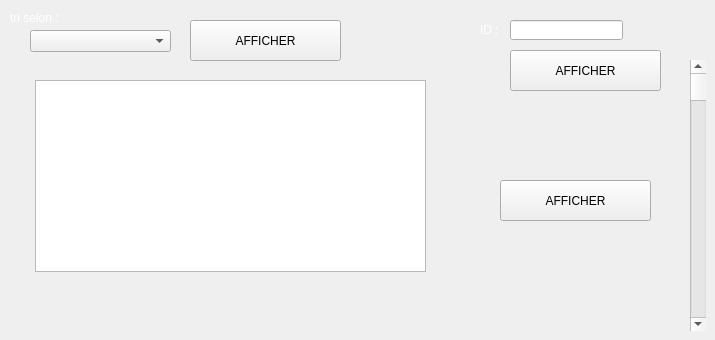
      <widget class="QWidget" name="tab_7">
       <attribute name="title">
        <string>afficher</string>
       </attribute>
       <widget class="QLabel" name="label_5">
        <property name="geometry">
         <rect>
          <x>10</x>
          <y>10</y>
          <width>71</width>
          <height>16</height>
         </rect>
        </property>
        <property name="palette">
         <palette>
          <active>
           <colorrole role="WindowText">
            <brush brushstyle="SolidPattern">
             <color alpha="255">
              <red>255</red>
              <green>255</green>
              <blue>255</blue>
             </color>
            </brush>
           </colorrole>
           <colorrole role="Button">
            <brush brushstyle="SolidPattern">
             <color alpha="255">
              <red>61</red>
              <green>170</green>
              <blue>163</blue>
             </color>
            </brush>
           </colorrole>
           <colorrole role="Text">
            <brush brushstyle="SolidPattern">
             <color alpha="255">
              <red>255</red>
              <green>255</green>
              <blue>255</blue>
             </color>
            </brush>
           </colorrole>
           <colorrole role="BrightText">
            <brush brushstyle="SolidPattern">
             <color alpha="255">
              <red>255</red>
              <green>255</green>
              <blue>255</blue>
             </color>
            </brush>
           </colorrole>
           <colorrole role="Base">
            <brush brushstyle="SolidPattern">
             <color alpha="255">
              <red>61</red>
              <green>170</green>
              <blue>163</blue>
             </color>
            </brush>
           </colorrole>
           <colorrole role="Window">
            <brush brushstyle="SolidPattern">
             <color alpha="255">
              <red>61</red>
              <green>170</green>
              <blue>163</blue>
             </color>
            </brush>
           </colorrole>
           <colorrole role="PlaceholderText">
            <brush brushstyle="NoBrush">
             <color alpha="128">
              <red>255</red>
              <green>255</green>
              <blue>255</blue>
             </color>
            </brush>
           </colorrole>
          </active>
          <inactive>
           <colorrole role="WindowText">
            <brush brushstyle="SolidPattern">
             <color alpha="255">
              <red>255</red>
              <green>255</green>
              <blue>255</blue>
             </color>
            </brush>
           </colorrole>
           <colorrole role="Button">
            <brush brushstyle="SolidPattern">
             <color alpha="255">
              <red>61</red>
              <green>170</green>
              <blue>163</blue>
             </color>
            </brush>
           </colorrole>
           <colorrole role="Text">
            <brush brushstyle="SolidPattern">
             <color alpha="255">
              <red>255</red>
              <green>255</green>
              <blue>255</blue>
             </color>
            </brush>
           </colorrole>
           <colorrole role="BrightText">
            <brush brushstyle="SolidPattern">
             <color alpha="255">
              <red>255</red>
              <green>255</green>
              <blue>255</blue>
             </color>
            </brush>
           </colorrole>
           <colorrole role="Base">
            <brush brushstyle="SolidPattern">
             <color alpha="255">
              <red>61</red>
              <green>170</green>
              <blue>163</blue>
             </color>
            </brush>
           </colorrole>
           <colorrole role="Window">
            <brush brushstyle="SolidPattern">
             <color alpha="255">
              <red>61</red>
              <green>170</green>
              <blue>163</blue>
             </color>
            </brush>
           </colorrole>
           <colorrole role="PlaceholderText">
            <brush brushstyle="NoBrush">
             <color alpha="128">
              <red>255</red>
              <green>255</green>
              <blue>255</blue>
             </color>
            </brush>
           </colorrole>
          </inactive>
          <disabled>
           <colorrole role="WindowText">
            <brush brushstyle="SolidPattern">
             <color alpha="255">
              <red>39</red>
              <green>175</green>
              <blue>175</blue>
             </color>
            </brush>
           </colorrole>
           <colorrole role="Button">
            <brush brushstyle="SolidPattern">
             <color alpha="255">
              <red>61</red>
              <green>170</green>
              <blue>163</blue>
             </color>
            </brush>
           </colorrole>
           <colorrole role="Text">
            <brush brushstyle="SolidPattern">
             <color alpha="255">
              <red>39</red>
              <green>175</green>
              <blue>175</blue>
             </color>
            </brush>
           </colorrole>
           <colorrole role="BrightText">
            <brush brushstyle="SolidPattern">
             <color alpha="255">
              <red>255</red>
              <green>255</green>
              <blue>255</blue>
             </color>
            </brush>
           </colorrole>
           <colorrole role="Base">
            <brush brushstyle="SolidPattern">
             <color alpha="255">
              <red>61</red>
              <green>170</green>
              <blue>163</blue>
             </color>
            </brush>
           </colorrole>
           <colorrole role="Window">
            <brush brushstyle="SolidPattern">
             <color alpha="255">
              <red>61</red>
              <green>170</green>
              <blue>163</blue>
             </color>
            </brush>
           </colorrole>
           <colorrole role="PlaceholderText">
            <brush brushstyle="NoBrush">
             <color alpha="128">
              <red>255</red>
              <green>255</green>
              <blue>255</blue>
             </color>
            </brush>
           </colorrole>
          </disabled>
         </palette>
        </property>
        <property name="text">
         <string>tri selon :  </string>
        </property>
       </widget>
       <widget class="QScrollBar" name="verticalScrollBar">
        <property name="geometry">
         <rect>
          <x>690</x>
          <y>60</y>
          <width>16</width>
          <height>271</height>
         </rect>
        </property>
        <property name="styleSheet">
         <string notr="true">background-color: none;</string>
        </property>
        <property name="orientation">
         <enum>Qt::Vertical</enum>
        </property>
       </widget>
       <widget class="QTableView" name="tabev">
        <property name="geometry">
         <rect>
          <x>35</x>
          <y>80</y>
          <width>391</width>
          <height>192</height>
         </rect>
        </property>
        <property name="styleSheet">
         <string notr="true">background-color:none;</string>
        </property>
       </widget>
       <widget class="QPushButton" name="pushButton_8">
        <property name="geometry">
         <rect>
          <x>190</x>
          <y>20</y>
          <width>151</width>
          <height>41</height>
         </rect>
        </property>
        <property name="styleSheet">
         <string notr="true">background-color:none;</string>
        </property>
        <property name="text">
         <string>AFFICHER</string>
        </property>
       </widget>
       <widget class="QComboBox" name="comboBox">
        <property name="geometry">
         <rect>
          <x>30</x>
          <y>30</y>
          <width>141</width>
          <height>22</height>
         </rect>
        </property>
        <property name="styleSheet">
         <string notr="true">background-color:none;</string>
        </property>
       </widget>
       <widget class="QLabel" name="label_17">
        <property name="geometry">
         <rect>
          <x>480</x>
          <y>20</y>
          <width>41</width>
          <height>20</height>
         </rect>
        </property>
        <property name="palette">
         <palette>
          <active>
           <colorrole role="WindowText">
            <brush brushstyle="SolidPattern">
             <color alpha="255">
              <red>255</red>
              <green>255</green>
              <blue>255</blue>
             </color>
            </brush>
           </colorrole>
           <colorrole role="Button">
            <brush brushstyle="SolidPattern">
             <color alpha="255">
              <red>61</red>
              <green>170</green>
              <blue>163</blue>
             </color>
            </brush>
           </colorrole>
           <colorrole role="Text">
            <brush brushstyle="SolidPattern">
             <color alpha="255">
              <red>255</red>
              <green>255</green>
              <blue>255</blue>
             </color>
            </brush>
           </colorrole>
           <colorrole role="BrightText">
            <brush brushstyle="SolidPattern">
             <color alpha="255">
              <red>255</red>
              <green>255</green>
              <blue>255</blue>
             </color>
            </brush>
           </colorrole>
           <colorrole role="Base">
            <brush brushstyle="SolidPattern">
             <color alpha="255">
              <red>61</red>
              <green>170</green>
              <blue>163</blue>
             </color>
            </brush>
           </colorrole>
           <colorrole role="Window">
            <brush brushstyle="SolidPattern">
             <color alpha="255">
              <red>61</red>
              <green>170</green>
              <blue>163</blue>
             </color>
            </brush>
           </colorrole>
           <colorrole role="PlaceholderText">
            <brush brushstyle="NoBrush">
             <color alpha="128">
              <red>255</red>
              <green>255</green>
              <blue>255</blue>
             </color>
            </brush>
           </colorrole>
          </active>
          <inactive>
           <colorrole role="WindowText">
            <brush brushstyle="SolidPattern">
             <color alpha="255">
              <red>255</red>
              <green>255</green>
              <blue>255</blue>
             </color>
            </brush>
           </colorrole>
           <colorrole role="Button">
            <brush brushstyle="SolidPattern">
             <color alpha="255">
              <red>61</red>
              <green>170</green>
              <blue>163</blue>
             </color>
            </brush>
           </colorrole>
           <colorrole role="Text">
            <brush brushstyle="SolidPattern">
             <color alpha="255">
              <red>255</red>
              <green>255</green>
              <blue>255</blue>
             </color>
            </brush>
           </colorrole>
           <colorrole role="BrightText">
            <brush brushstyle="SolidPattern">
             <color alpha="255">
              <red>255</red>
              <green>255</green>
              <blue>255</blue>
             </color>
            </brush>
           </colorrole>
           <colorrole role="Base">
            <brush brushstyle="SolidPattern">
             <color alpha="255">
              <red>61</red>
              <green>170</green>
              <blue>163</blue>
             </color>
            </brush>
           </colorrole>
           <colorrole role="Window">
            <brush brushstyle="SolidPattern">
             <color alpha="255">
              <red>61</red>
              <green>170</green>
              <blue>163</blue>
             </color>
            </brush>
           </colorrole>
           <colorrole role="PlaceholderText">
            <brush brushstyle="NoBrush">
             <color alpha="128">
              <red>255</red>
              <green>255</green>
              <blue>255</blue>
             </color>
            </brush>
           </colorrole>
          </inactive>
          <disabled>
           <colorrole role="WindowText">
            <brush brushstyle="SolidPattern">
             <color alpha="255">
              <red>39</red>
              <green>175</green>
              <blue>175</blue>
             </color>
            </brush>
           </colorrole>
           <colorrole role="Button">
            <brush brushstyle="SolidPattern">
             <color alpha="255">
              <red>61</red>
              <green>170</green>
              <blue>163</blue>
             </color>
            </brush>
           </colorrole>
           <colorrole role="Text">
            <brush brushstyle="SolidPattern">
             <color alpha="255">
              <red>39</red>
              <green>175</green>
              <blue>175</blue>
             </color>
            </brush>
           </colorrole>
           <colorrole role="BrightText">
            <brush brushstyle="SolidPattern">
             <color alpha="255">
              <red>255</red>
              <green>255</green>
              <blue>255</blue>
             </color>
            </brush>
           </colorrole>
           <colorrole role="Base">
            <brush brushstyle="SolidPattern">
             <color alpha="255">
              <red>61</red>
              <green>170</green>
              <blue>163</blue>
             </color>
            </brush>
           </colorrole>
           <colorrole role="Window">
            <brush brushstyle="SolidPattern">
             <color alpha="255">
              <red>61</red>
              <green>170</green>
              <blue>163</blue>
             </color>
            </brush>
           </colorrole>
           <colorrole role="PlaceholderText">
            <brush brushstyle="NoBrush">
             <color alpha="128">
              <red>255</red>
              <green>255</green>
              <blue>255</blue>
             </color>
            </brush>
           </colorrole>
          </disabled>
         </palette>
        </property>
        <property name="text">
         <string>ID :</string>
        </property>
       </widget>
       <widget class="QLineEdit" name="idevrech">
        <property name="geometry">
         <rect>
          <x>510</x>
          <y>20</y>
          <width>113</width>
          <height>20</height>
         </rect>
        </property>
        <property name="styleSheet">
         <string notr="true">background-color:none;</string>
        </property>
       </widget>
       <widget class="QPushButton" name="pushButton_10">
        <property name="geometry">
         <rect>
          <x>510</x>
          <y>50</y>
          <width>151</width>
          <height>41</height>
         </rect>
        </property>
        <property name="styleSheet">
         <string notr="true">background-color:none;</string>
        </property>
        <property name="text">
         <string>AFFICHER</string>
        </property>
       </widget>
       <widget class="QPushButton" name="pushButton_9">
        <property name="geometry">
         <rect>
          <x>500</x>
          <y>180</y>
          <width>151</width>
          <height>41</height>
         </rect>
        </property>
        <property name="styleSheet">
         <string notr="true">background-color:none;</string>
        </property>
        <property name="text">
         <string>AFFICHER</string>
        </property>
       </widget>
      </widget>
